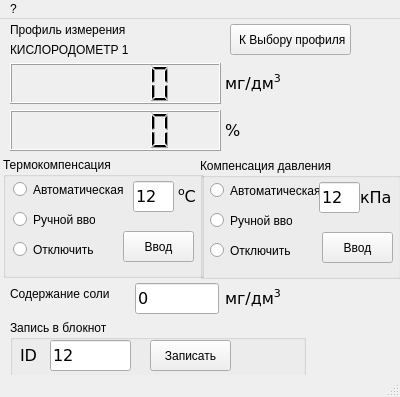
<?xml version="1.0" encoding="UTF-8"?>
<ui version="4.0">
 <class>fpO_2</class>
 <widget class="QMainWindow" name="fpO_2">
  <property name="geometry">
   <rect>
    <x>0</x>
    <y>0</y>
    <width>400</width>
    <height>397</height>
   </rect>
  </property>
  <property name="sizePolicy">
   <sizepolicy hsizetype="Expanding" vsizetype="Expanding">
    <horstretch>0</horstretch>
    <verstretch>0</verstretch>
   </sizepolicy>
  </property>
  <property name="minimumSize">
   <size>
    <width>400</width>
    <height>1</height>
   </size>
  </property>
  <property name="maximumSize">
   <size>
    <width>400</width>
    <height>397</height>
   </size>
  </property>
  <property name="windowTitle">
   <string>Кислородомер</string>
  </property>
  <widget class="QWidget" name="centralwidget">
   <widget class="QLabel" name="label_5">
    <property name="geometry">
     <rect>
      <x>10</x>
      <y>264</y>
      <width>111</width>
      <height>21</height>
     </rect>
    </property>
    <property name="minimumSize">
     <size>
      <width>111</width>
      <height>21</height>
     </size>
    </property>
    <property name="font">
     <font>
      <pointsize>9</pointsize>
     </font>
    </property>
    <property name="lineWidth">
     <number>-5</number>
    </property>
    <property name="text">
     <string>Содержание соли</string>
    </property>
   </widget>
   <widget class="QLabel" name="label_3">
    <property name="geometry">
     <rect>
      <x>225</x>
      <y>44</y>
      <width>81</width>
      <height>41</height>
     </rect>
    </property>
    <property name="minimumSize">
     <size>
      <width>81</width>
      <height>41</height>
     </size>
    </property>
    <property name="font">
     <font>
      <family>Verdana</family>
      <pointsize>12</pointsize>
     </font>
    </property>
    <property name="text">
     <string>&lt;html&gt;&lt;head/&gt;&lt;body&gt;&lt;p&gt;мг/дм&lt;span style=&quot; vertical-align:super;&quot;&gt;3&lt;/span&gt;&lt;/p&gt;&lt;/body&gt;&lt;/html&gt;</string>
    </property>
   </widget>
   <widget class="QLabel" name="lblProfilName">
    <property name="geometry">
     <rect>
      <x>10</x>
      <y>20</y>
      <width>121</width>
      <height>21</height>
     </rect>
    </property>
    <property name="minimumSize">
     <size>
      <width>121</width>
      <height>21</height>
     </size>
    </property>
    <property name="font">
     <font>
      <pointsize>9</pointsize>
     </font>
    </property>
    <property name="lineWidth">
     <number>-5</number>
    </property>
    <property name="text">
     <string>КИСЛОРОДОМЕТР 1</string>
    </property>
   </widget>
   <widget class="QLabel" name="label_31">
    <property name="geometry">
     <rect>
      <x>10</x>
      <y>0</y>
      <width>121</width>
      <height>21</height>
     </rect>
    </property>
    <property name="minimumSize">
     <size>
      <width>121</width>
      <height>21</height>
     </size>
    </property>
    <property name="font">
     <font>
      <pointsize>9</pointsize>
     </font>
    </property>
    <property name="lineWidth">
     <number>-5</number>
    </property>
    <property name="text">
     <string>Профиль измерения</string>
    </property>
   </widget>
   <widget class="QLCDNumber" name="lcdMain">
    <property name="geometry">
     <rect>
      <x>10</x>
      <y>44</y>
      <width>211</width>
      <height>41</height>
     </rect>
    </property>
    <property name="sizePolicy">
     <sizepolicy hsizetype="Preferred" vsizetype="Preferred">
      <horstretch>1</horstretch>
      <verstretch>0</verstretch>
     </sizepolicy>
    </property>
    <property name="minimumSize">
     <size>
      <width>211</width>
      <height>41</height>
     </size>
    </property>
    <property name="smallDecimalPoint">
     <bool>true</bool>
    </property>
    <property name="value" stdset="0">
     <double>0.000000000000000</double>
    </property>
    <property name="intValue" stdset="0">
     <number>0</number>
    </property>
   </widget>
   <widget class="QLCDNumber" name="lcdMain_2">
    <property name="geometry">
     <rect>
      <x>10</x>
      <y>91</y>
      <width>211</width>
      <height>41</height>
     </rect>
    </property>
    <property name="sizePolicy">
     <sizepolicy hsizetype="Preferred" vsizetype="Preferred">
      <horstretch>1</horstretch>
      <verstretch>0</verstretch>
     </sizepolicy>
    </property>
    <property name="minimumSize">
     <size>
      <width>211</width>
      <height>41</height>
     </size>
    </property>
    <property name="smallDecimalPoint">
     <bool>true</bool>
    </property>
    <property name="value" stdset="0">
     <double>0.000000000000000</double>
    </property>
    <property name="intValue" stdset="0">
     <number>0</number>
    </property>
   </widget>
   <widget class="QLabel" name="label_6">
    <property name="geometry">
     <rect>
      <x>225</x>
      <y>91</y>
      <width>81</width>
      <height>41</height>
     </rect>
    </property>
    <property name="minimumSize">
     <size>
      <width>81</width>
      <height>41</height>
     </size>
    </property>
    <property name="font">
     <font>
      <family>Verdana</family>
      <pointsize>12</pointsize>
     </font>
    </property>
    <property name="text">
     <string>&lt;html&gt;&lt;head/&gt;&lt;body&gt;&lt;p&gt;%&lt;/p&gt;&lt;/body&gt;&lt;/html&gt;</string>
    </property>
   </widget>
   <widget class="QGroupBox" name="groupBox">
    <property name="geometry">
     <rect>
      <x>3</x>
      <y>138</y>
      <width>201</width>
      <height>121</height>
     </rect>
    </property>
    <property name="minimumSize">
     <size>
      <width>2</width>
      <height>121</height>
     </size>
    </property>
    <property name="title">
     <string>Термокомпенсация</string>
    </property>
    <widget class="QRadioButton" name="rbAutoT">
     <property name="geometry">
      <rect>
       <x>10</x>
       <y>24</y>
       <width>111</width>
       <height>17</height>
      </rect>
     </property>
     <property name="minimumSize">
      <size>
       <width>111</width>
       <height>17</height>
      </size>
     </property>
     <property name="text">
      <string>Автоматическая</string>
     </property>
    </widget>
    <widget class="QRadioButton" name="rbManualT">
     <property name="geometry">
      <rect>
       <x>10</x>
       <y>54</y>
       <width>82</width>
       <height>17</height>
      </rect>
     </property>
     <property name="minimumSize">
      <size>
       <width>82</width>
       <height>17</height>
      </size>
     </property>
     <property name="text">
      <string>Ручной ввод</string>
     </property>
    </widget>
    <widget class="QRadioButton" name="rbOffT">
     <property name="geometry">
      <rect>
       <x>10</x>
       <y>84</y>
       <width>82</width>
       <height>17</height>
      </rect>
     </property>
     <property name="minimumSize">
      <size>
       <width>82</width>
       <height>17</height>
      </size>
     </property>
     <property name="text">
      <string>Отключить</string>
     </property>
    </widget>
    <widget class="QLineEdit" name="leTemp">
     <property name="geometry">
      <rect>
       <x>130</x>
       <y>24</y>
       <width>41</width>
       <height>31</height>
      </rect>
     </property>
     <property name="sizePolicy">
      <sizepolicy hsizetype="Expanding" vsizetype="Preferred">
       <horstretch>0</horstretch>
       <verstretch>0</verstretch>
      </sizepolicy>
     </property>
     <property name="minimumSize">
      <size>
       <width>6</width>
       <height>3</height>
      </size>
     </property>
     <property name="font">
      <font>
       <family>Verdana</family>
       <pointsize>12</pointsize>
      </font>
     </property>
     <property name="text">
      <string>12</string>
     </property>
     <property name="frame">
      <bool>true</bool>
     </property>
    </widget>
    <widget class="QToolButton" name="tbEnterT">
     <property name="geometry">
      <rect>
       <x>120</x>
       <y>74</y>
       <width>71</width>
       <height>31</height>
      </rect>
     </property>
     <property name="minimumSize">
      <size>
       <width>8</width>
       <height>31</height>
      </size>
     </property>
     <property name="focusPolicy">
      <enum>Qt::NoFocus</enum>
     </property>
     <property name="text">
      <string>Ввод</string>
     </property>
    </widget>
    <widget class="QLabel" name="label">
     <property name="geometry">
      <rect>
       <x>175</x>
       <y>24</y>
       <width>31</width>
       <height>31</height>
      </rect>
     </property>
     <property name="minimumSize">
      <size>
       <width>8</width>
       <height>31</height>
      </size>
     </property>
     <property name="font">
      <font>
       <family>Verdana</family>
       <pointsize>12</pointsize>
      </font>
     </property>
     <property name="text">
      <string>&lt;sup&gt;o&lt;/sup&gt;С</string>
     </property>
    </widget>
   </widget>
   <widget class="QGroupBox" name="groupBox_2">
    <property name="geometry">
     <rect>
      <x>200</x>
      <y>139</y>
      <width>201</width>
      <height>121</height>
     </rect>
    </property>
    <property name="minimumSize">
     <size>
      <width>2</width>
      <height>121</height>
     </size>
    </property>
    <property name="title">
     <string>Компенсация давления</string>
    </property>
    <widget class="QRadioButton" name="rbAutoP">
     <property name="geometry">
      <rect>
       <x>10</x>
       <y>24</y>
       <width>111</width>
       <height>17</height>
      </rect>
     </property>
     <property name="minimumSize">
      <size>
       <width>111</width>
       <height>17</height>
      </size>
     </property>
     <property name="text">
      <string>Автоматическая</string>
     </property>
    </widget>
    <widget class="QRadioButton" name="rbManualP">
     <property name="geometry">
      <rect>
       <x>10</x>
       <y>54</y>
       <width>82</width>
       <height>17</height>
      </rect>
     </property>
     <property name="minimumSize">
      <size>
       <width>82</width>
       <height>17</height>
      </size>
     </property>
     <property name="text">
      <string>Ручной ввод</string>
     </property>
    </widget>
    <widget class="QRadioButton" name="rbOffP">
     <property name="geometry">
      <rect>
       <x>10</x>
       <y>84</y>
       <width>82</width>
       <height>17</height>
      </rect>
     </property>
     <property name="minimumSize">
      <size>
       <width>82</width>
       <height>17</height>
      </size>
     </property>
     <property name="text">
      <string>Отключить</string>
     </property>
    </widget>
    <widget class="QLineEdit" name="lePressure">
     <property name="geometry">
      <rect>
       <x>119</x>
       <y>24</y>
       <width>41</width>
       <height>31</height>
      </rect>
     </property>
     <property name="sizePolicy">
      <sizepolicy hsizetype="Expanding" vsizetype="Preferred">
       <horstretch>0</horstretch>
       <verstretch>0</verstretch>
      </sizepolicy>
     </property>
     <property name="minimumSize">
      <size>
       <width>6</width>
       <height>31</height>
      </size>
     </property>
     <property name="font">
      <font>
       <family>Verdana</family>
       <pointsize>12</pointsize>
      </font>
     </property>
     <property name="text">
      <string>12</string>
     </property>
     <property name="frame">
      <bool>true</bool>
     </property>
    </widget>
    <widget class="QToolButton" name="tbEnterP">
     <property name="geometry">
      <rect>
       <x>122</x>
       <y>74</y>
       <width>71</width>
       <height>31</height>
      </rect>
     </property>
     <property name="minimumSize">
      <size>
       <width>8</width>
       <height>31</height>
      </size>
     </property>
     <property name="focusPolicy">
      <enum>Qt::NoFocus</enum>
     </property>
     <property name="text">
      <string>Ввод</string>
     </property>
    </widget>
    <widget class="QLabel" name="label_2">
     <property name="geometry">
      <rect>
       <x>160</x>
       <y>24</y>
       <width>31</width>
       <height>31</height>
      </rect>
     </property>
     <property name="minimumSize">
      <size>
       <width>31</width>
       <height>31</height>
      </size>
     </property>
     <property name="font">
      <font>
       <family>Verdana</family>
       <pointsize>12</pointsize>
      </font>
     </property>
     <property name="text">
      <string>&lt;html&gt;&lt;head/&gt;&lt;body&gt;&lt;p&gt;кПа&lt;/p&gt;&lt;/body&gt;&lt;/html&gt;</string>
     </property>
    </widget>
   </widget>
   <widget class="QLineEdit" name="leSalt">
    <property name="geometry">
     <rect>
      <x>135</x>
      <y>264</y>
      <width>84</width>
      <height>31</height>
     </rect>
    </property>
    <property name="sizePolicy">
     <sizepolicy hsizetype="Expanding" vsizetype="Preferred">
      <horstretch>0</horstretch>
      <verstretch>0</verstretch>
     </sizepolicy>
    </property>
    <property name="minimumSize">
     <size>
      <width>81</width>
      <height>31</height>
     </size>
    </property>
    <property name="font">
     <font>
      <family>Verdana</family>
      <pointsize>12</pointsize>
     </font>
    </property>
    <property name="text">
     <string>0</string>
    </property>
    <property name="frame">
     <bool>true</bool>
    </property>
    <property name="readOnly">
     <bool>true</bool>
    </property>
   </widget>
   <widget class="QLabel" name="label_4">
    <property name="geometry">
     <rect>
      <x>225</x>
      <y>264</y>
      <width>61</width>
      <height>31</height>
     </rect>
    </property>
    <property name="minimumSize">
     <size>
      <width>61</width>
      <height>31</height>
     </size>
    </property>
    <property name="font">
     <font>
      <family>Verdana</family>
      <pointsize>12</pointsize>
     </font>
    </property>
    <property name="text">
     <string>&lt;html&gt;&lt;head/&gt;&lt;body&gt;&lt;p&gt;мг/дм&lt;span style=&quot; vertical-align:super;&quot;&gt;3&lt;/span&gt;&lt;/p&gt;&lt;/body&gt;&lt;/html&gt;</string>
    </property>
   </widget>
   <widget class="QGroupBox" name="groupBox_3">
    <property name="geometry">
     <rect>
      <x>10</x>
      <y>301</y>
      <width>296</width>
      <height>61</height>
     </rect>
    </property>
    <property name="minimumSize">
     <size>
      <width>281</width>
      <height>61</height>
     </size>
    </property>
    <property name="title">
     <string>Запись в блокнот</string>
    </property>
    <widget class="QLineEdit" name="leID">
     <property name="geometry">
      <rect>
       <x>40</x>
       <y>20</y>
       <width>81</width>
       <height>31</height>
      </rect>
     </property>
     <property name="sizePolicy">
      <sizepolicy hsizetype="Expanding" vsizetype="Preferred">
       <horstretch>0</horstretch>
       <verstretch>0</verstretch>
      </sizepolicy>
     </property>
     <property name="minimumSize">
      <size>
       <width>81</width>
       <height>31</height>
      </size>
     </property>
     <property name="font">
      <font>
       <family>Verdana</family>
       <pointsize>12</pointsize>
      </font>
     </property>
     <property name="text">
      <string>12</string>
     </property>
     <property name="frame">
      <bool>true</bool>
     </property>
    </widget>
    <widget class="QToolButton" name="tbSaveToNotepad_">
     <property name="geometry">
      <rect>
       <x>140</x>
       <y>20</y>
       <width>81</width>
       <height>31</height>
      </rect>
     </property>
     <property name="minimumSize">
      <size>
       <width>81</width>
       <height>31</height>
      </size>
     </property>
     <property name="focusPolicy">
      <enum>Qt::NoFocus</enum>
     </property>
     <property name="text">
      <string>Записать</string>
     </property>
    </widget>
    <widget class="QLabel" name="label_7">
     <property name="geometry">
      <rect>
       <x>10</x>
       <y>20</y>
       <width>31</width>
       <height>31</height>
      </rect>
     </property>
     <property name="minimumSize">
      <size>
       <width>31</width>
       <height>31</height>
      </size>
     </property>
     <property name="font">
      <font>
       <family>Verdana</family>
       <pointsize>12</pointsize>
      </font>
     </property>
     <property name="text">
      <string>ID</string>
     </property>
    </widget>
   </widget>
   <widget class="QToolButton" name="tbSelectProfil">
    <property name="geometry">
     <rect>
      <x>230</x>
      <y>5</y>
      <width>121</width>
      <height>31</height>
     </rect>
    </property>
    <property name="minimumSize">
     <size>
      <width>121</width>
      <height>31</height>
     </size>
    </property>
    <property name="focusPolicy">
     <enum>Qt::NoFocus</enum>
    </property>
    <property name="text">
     <string> К Выбору профиля</string>
    </property>
   </widget>
  </widget>
  <widget class="QMenuBar" name="menubar">
   <property name="geometry">
    <rect>
     <x>0</x>
     <y>0</y>
     <width>400</width>
     <height>21</height>
    </rect>
   </property>
   <widget class="QMenu" name="muAbout">
    <property name="title">
     <string>?</string>
    </property>
   </widget>
   <addaction name="muAbout"/>
  </widget>
  <widget class="QStatusBar" name="statusbar"/>
  <action name="actConf">
   <property name="text">
    <string>Градуировка</string>
   </property>
  </action>
 </widget>
 <resources/>
 <connections/>
</ui>
